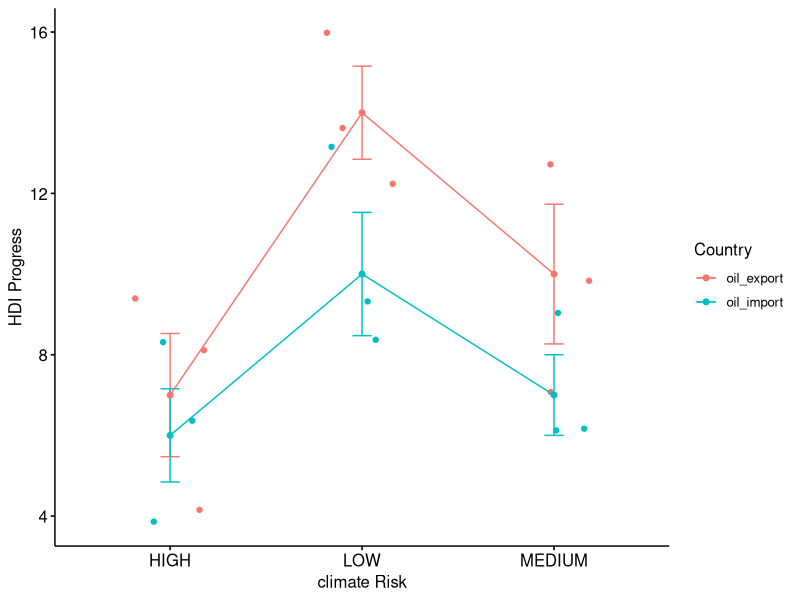
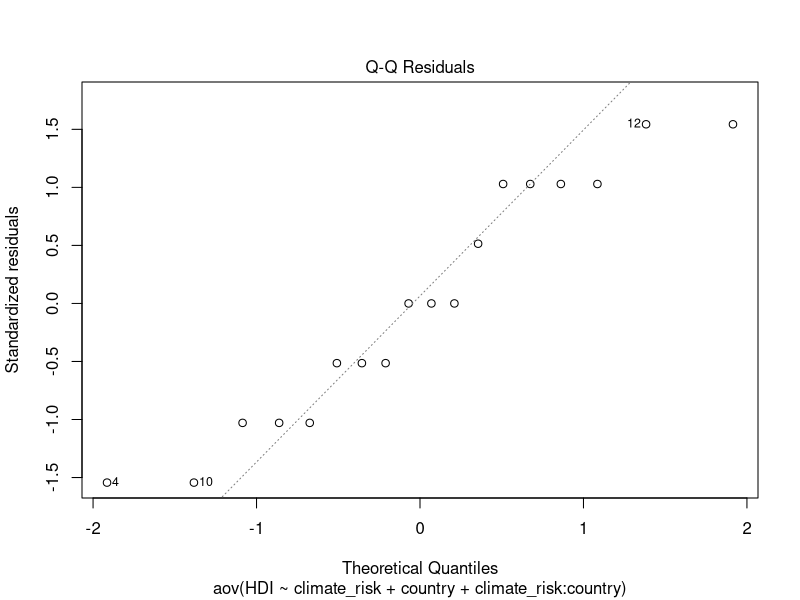
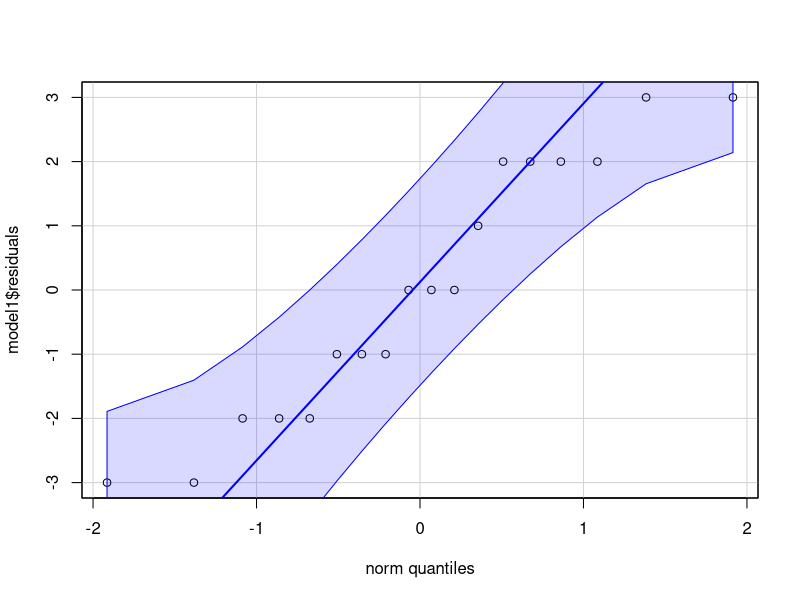
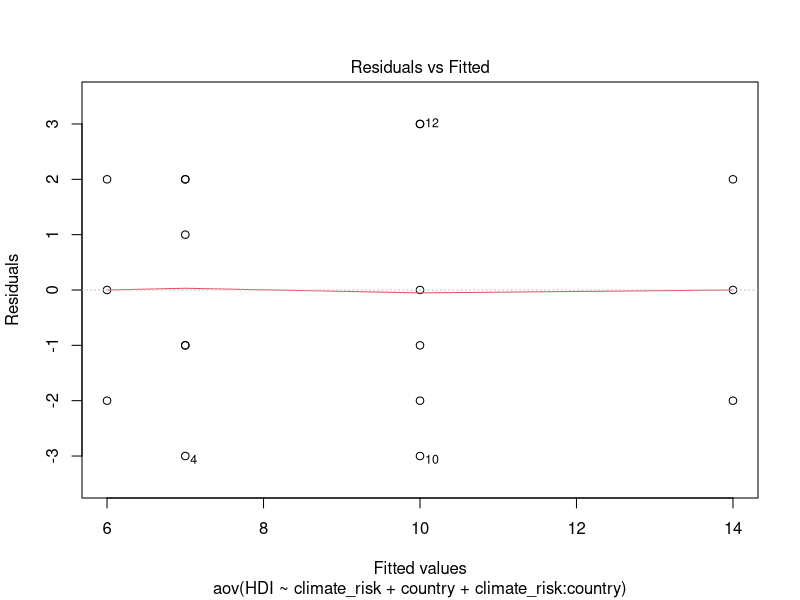

The R script that drew these images, in order:

#Two way Analysis of variance for balanced designs (equal group size)
# install.packages("car")
library(car)



country <- c("oil_import","oil_import","oil_import", "oil_export","oil_export","oil_export",
             "oil_import","oil_import","oil_import", "oil_export","oil_export","oil_export",
             "oil_import","oil_import","oil_import", "oil_export","oil_export","oil_export")
country <- as.factor(country)

HDI <- c(4,6,8,4,8,9,6,6,9,7,10,13,8,9,13,12,14,16)

climate_risk <- c("HIGH","HIGH","HIGH","HIGH","HIGH","HIGH",
                  "MEDIUM","MEDIUM","MEDIUM","MEDIUM","MEDIUM","MEDIUM",
                  "LOW","LOW","LOW","LOW","LOW","LOW")

climate_risk <- as.factor(climate_risk)

my_data <- data.frame(country,HDI,climate_risk)

str(my_data)

library(ggpubr)

plot <- ggline(my_data, x = "climate_risk", y = "HDI", color = "country",
               add = c("mean_se", "jitter"),
               ylab="HDI Progress", xlab="climate Risk",
               legend.title="Country",legend="right")
plot

#####Two-way ANOVA with interaction#####
#Interaction = the effect of one factor on the dependent variable depends on the level of another factor
#Type does not matter in a balanced design#

model1 <- aov(HDI ~ climate_risk+country+climate_risk:country, data = my_data)
summary(model1)

####Check model assumptions####

#Assumption 1: Normal distribution of the data and the model residuals

plot(model1,2)
qqPlot(model1$residuals,
       id = FALSE) # id = FALSE to remove point identification)

aov_residuals <- residuals(object = model1)
shapiro.test(aov_residuals)



#Assumption 2: Homogeneity of variance assumption of the groups
plot(model1,1)
leveneTest(HDI ~ climate_risk * country, data = my_data)



#Post-hoc test: In case of a significant interaction effect, 
#we investigate all separate group combinations

library("lsmeans")

library("multcomp")

library("multcompView")
TukeyHSD(model1)

# posthoc <- lsmeans(model1,
#                    pairwise ~ climate_risk*country, 
#                    adjust="tukey")
# posthoc
# 
# cld(posthoc[[1]],  alpha=.05,  Letters=letters)
